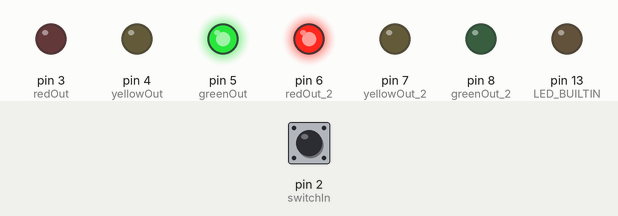
Recording of a sketch running on a simulated Arduino Uno, built with avr-gcc and run on an emulated ATmega328P. On the bench: output pins drawn as LEDs (lit = HIGH). Inputs (shaded band) come from the test bench; at power-on: pin 2 (switchIn) LOW.

Above: at 1.2 s.
1.3 s: pin 2 (switchIn) pulled HIGH for 0.15 s
At 3.9 s:
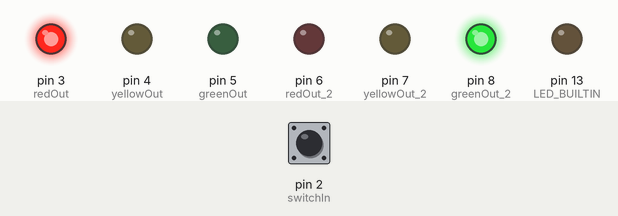
4.2 s: pin 2 (switchIn) pulled HIGH for 3.2 s
At 5.1 s:
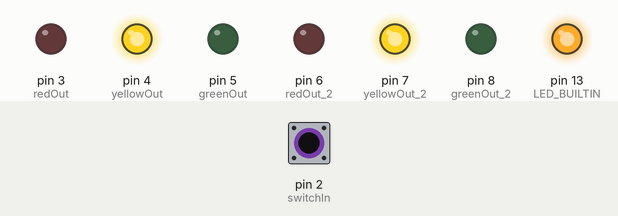
8.9 s: pin 2 (switchIn) pulled HIGH for 3.2 s
At 10.9 s:
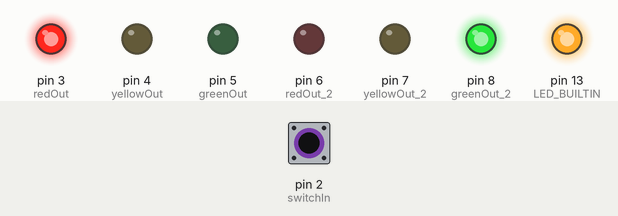
13.6 s: pin 2 (switchIn) pulled HIGH for 1 s
At 14.85 s:
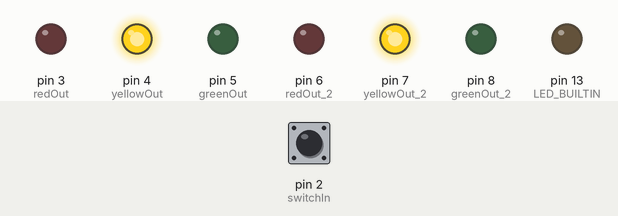
Timing chart, 0 to 16.6 s (numbered marks = the images above; inputs shaded):
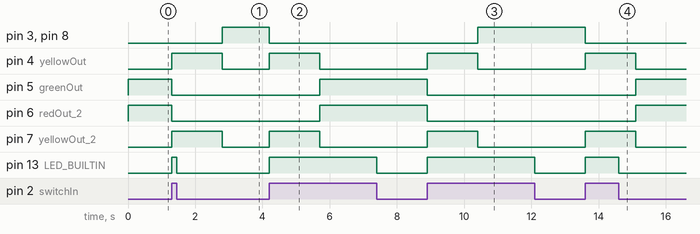

Measured:
- after the input at 1.3 s, pin 3 (redOut), pin 8 (greenOut_2): LOW → HIGH after 1.5 s; pin 4 (yellowOut), pin 7 (yellowOut_2): LOW → HIGH at once, → LOW 1.5 s later; pin 5 (greenOut), pin 6 (redOut_2): HIGH → LOW at once; pin 13 (LED_BUILTIN): LOW → HIGH at once, → LOW 0.15 s later
- after the input at 4.2 s, pin 3 (redOut), pin 8 (greenOut_2): HIGH → LOW after 0.00 s instead of 3.6 s; pin 4 (yellowOut), pin 7 (yellowOut_2): LOW → HIGH at once, → LOW 1.5 s later; pin 5 (greenOut), pin 6 (redOut_2): LOW → HIGH after 1.5 s instead of 3.6 s; pin 13 (LED_BUILTIN): LOW → HIGH at once, → LOW 3.2 s later
- after the input at 8.9 s, pin 3 (redOut), pin 8 (greenOut_2): LOW → HIGH after 1.5 s instead of 3.3 s; pin 5 (greenOut), pin 6 (redOut_2): HIGH → LOW after 0.00 s instead of 1.8 s; pin 13 (LED_BUILTIN): LOW → HIGH at once, → LOW 3.2 s later
- after the input at 13.6 s, pin 3 (redOut), pin 8 (greenOut_2): HIGH → LOW after 0.00 s instead of 1.8 s; pin 4 (yellowOut), pin 7 (yellowOut_2): LOW → HIGH at once, → LOW 1.5 s later; pin 5 (greenOut), pin 6 (redOut_2): LOW → HIGH after 1.5 s instead of 1.8 s; pin 13 (LED_BUILTIN): LOW → HIGH at once, → LOW 1.0 s later

The sketch:

TrafficLights.ino
```cpp
// Variables and Outputs/Inputs

// Switch Inputs and variable for bi-directional switch
const int switchIn = 2; // switch
int traffic = 2; // Variable for which Traffic Light will turn red when pressed
int previousVal = LOW; // Tells if the switch was last pressed or not

// Main traffic Lights Outputs
const int redOut = 3;
const int yellowOut = 4;
const int greenOut = 5;

// Secondary traffic Lights Outputs
const int redOut_2 = 6;
const int yellowOut_2 = 7;
const int greenOut_2 = 8;

// Color Intervals and variables
char color = 'g'; // Declared as g since the main traffic starts as green
const long gInterval = 5000; // green Interval
const long yInterval = 1500; // yellow Interval
const long rInterval = 5000; // red Interval

// Calculate previous time and
unsigned long previousMillis = 0;

// Declaring Functions
void lights();
void lightsChecker();

void setup() {
  // Led that is on the Arduino
  pinMode(LED_BUILTIN, OUTPUT);

  // Switch
  pinMode(switchIn, INPUT);

  // Main traffic Light
  pinMode(redOut, OUTPUT);
  pinMode(yellowOut, OUTPUT);
  pinMode(greenOut, OUTPUT);

  // Secondary Traffic Light
  pinMode(redOut_2, OUTPUT);
  pinMode(yellowOut_2, OUTPUT);
  pinMode(greenOut_2, OUTPUT);
} // setup()

void loop() {
  int val = digitalRead(switchIn); // reads the switch Input

  // Checks the current state of both traffic lights when the button is pressed, working as a pedestrian button
  if (val == HIGH && previousVal == LOW) {
    if (color == 'r') {
      // Check if the main one is red, if pressed then it goes green
      color = 'y';
      traffic = 1;
      previousMillis = millis(); // save the time when button was pressed
    } else if (color == 'g') {
      // Check if the main one is green, if pressed then it goes red
      color = 'y';
      traffic = 2;
      previousMillis = millis();
    }
    digitalWrite(LED_BUILTIN, HIGH); // turns on the LED builtin
  }

  if (val == LOW) {
    digitalWrite(LED_BUILTIN, LOW);
  } // Turns off the Led when button is not pressed

  lightsTimer(); // Makes the cycle of the LEDS
  lightsChecker(); // Check if the colors matches the current state
  previousVal = val; // save the last value of the button
}

void lightsTimer() {
  // Set the current time since the program started
  unsigned long time = millis();
  unsigned long variation = time - previousMillis;

  /* This part selects which color the current state of the main traffic light color is, then it checks the variation of time between the current time and the last time the cycle before ended.
  When the variation is bigger or equals to the inteval, then it can go to the next cycle.
  Example: if 5000ms have passed after the start of the program, the difference between 5000ms and 0ms is 5000ms, so it matches the green Interval and now it saves the 5000ms to the previousValue.*/

  switch (color) {
    case 'g': // When the Main Traffic is Green
      if (variation >= gInterval) {
        previousMillis = time; // save the time when the condition is matched
        color = 'y'; // then it goes to the next color
      }
      break;

    case 'y': // When the Main Traffic is Yellow
      if (variation >= yInterval) {
        previousMillis = time;
        color = (traffic == 1) ? 'g' : 'r'; // Checks if the main traffic is currently red or green. If it is red, it goes to green, and if it is green, it goes to red.
        traffic = 2; // After the color change, it goes back to default where the main traffic is green
      }
      break;

    case 'r': // When the Main Traffic is Red
      if (variation >= rInterval) {
        previousMillis = time;
        color = 'g';
      }
      break;
  } // switch
} // lightsTimer

void lightsChecker () {
  // Checks the current Color for each case
  switch (color) {
    case 'g':
      // Traffic Light - Main (Is Green)
      digitalWrite(greenOut, HIGH);
      digitalWrite(yellowOut, LOW);
      digitalWrite(redOut, LOW);

      // Traffic Light - Secondaru (Is Red)
      digitalWrite(greenOut_2, LOW);
      digitalWrite(yellowOut_2, LOW);
      digitalWrite(redOut_2, HIGH);
      break;

    case 'y':
      // Traffic Light - Main (Is Yellow)
      digitalWrite(greenOut, LOW);
      digitalWrite(yellowOut, HIGH);
      digitalWrite(redOut, LOW);

      // Traffic Light - Secondary (Is Yellow)
      digitalWrite(greenOut_2, LOW);
      digitalWrite(yellowOut_2, HIGH);
      digitalWrite(redOut_2, LOW);
      break;

    case 'r':
      // Traffic Light - Main (Is Red)
      digitalWrite(greenOut, LOW);
      digitalWrite(yellowOut, LOW);
      digitalWrite(redOut, HIGH);

      // Traffic Light - Secondary (Is Green)
      digitalWrite(greenOut_2, HIGH);
      digitalWrite(yellowOut_2, LOW);
      digitalWrite(redOut_2, LOW);
      break;
  } // switch
}// lightsChecker
```
